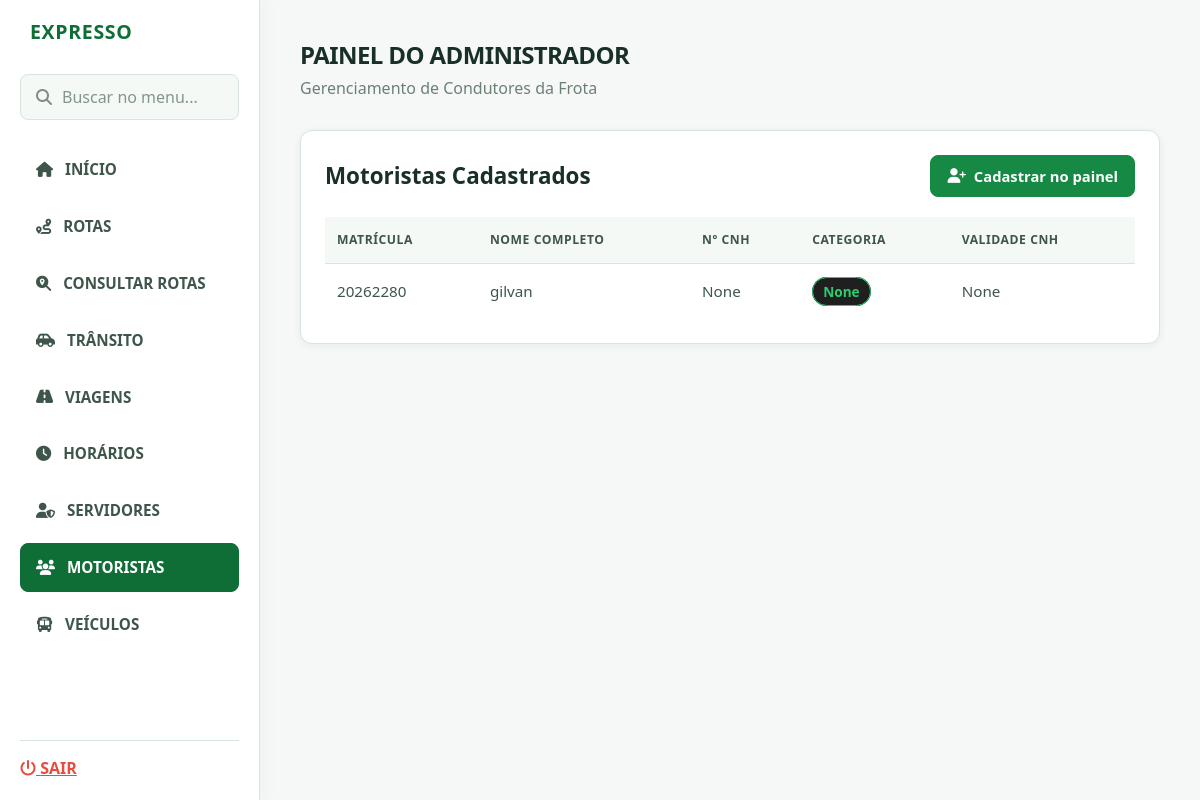
/lista_motoristas, run on an earlier commit of the app's database.
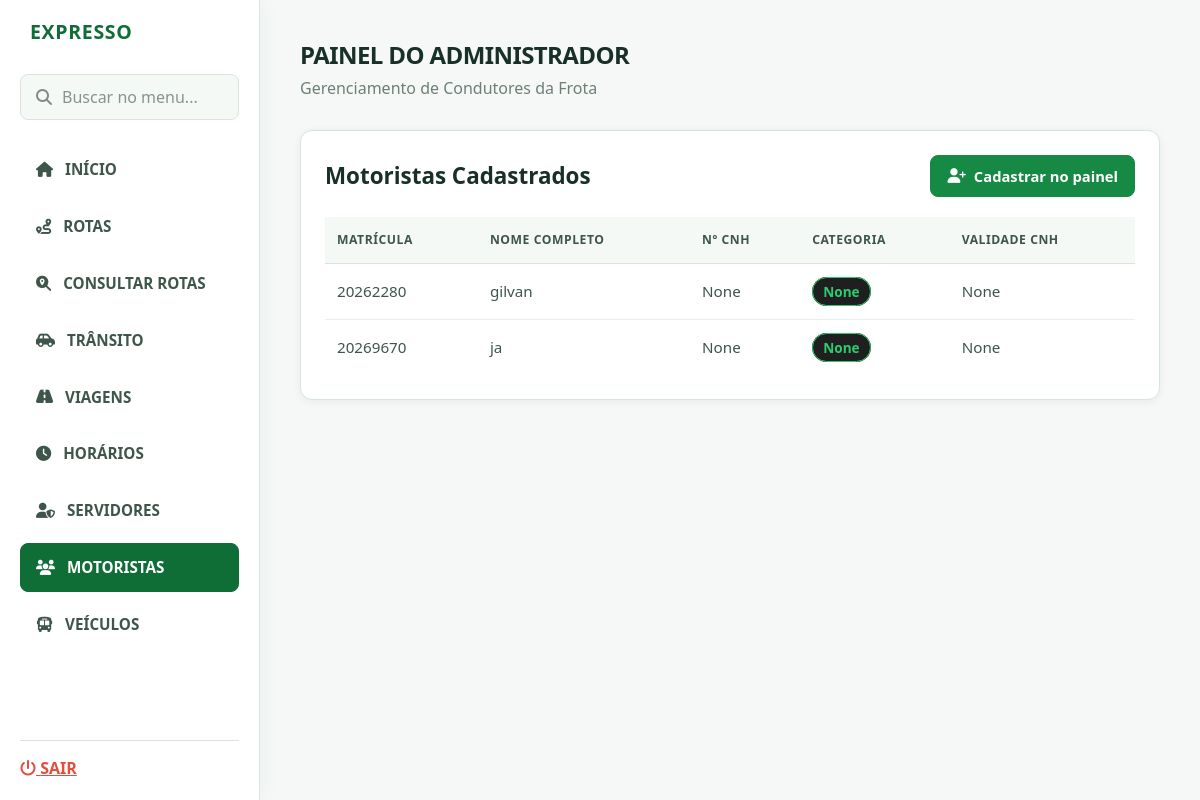
And on a later commit of the database.
### modelosDB/modelos.py (models this page shows, shortened)
class Motorista(db.Model):
    __tablename__ = 'motoristas'
    id = db.Column(db.Integer, primary_key=True)
    matricula = db.Column(db.String(50), unique=True, nullable=False)
    senha = db.Column(db.String(15), nullable=True)  # Opcional no cadastro inicial
    nome = db.Column(db.String(100), nullable=False)
    cnh = db.Column(db.String(20), unique=True, nullable=True)  # Opcional no cadastro rápido
    categoria = db.Column(db.String(5), nullable=True)  # Opcional no cadastro rápido
    validade_cnh = db.Column(db.String(50), nullable=True)
    cpf = db.Column(db.String(20), unique=True, nullable=True)
    status = db.Column(db.String(50), default='Indisponível')

### servidor.py (the view, shortened to what this page needs)
@app.route('/cad_motor', methods=['GET', 'POST'])
@app.route('/lista_motoristas', methods=['GET', 'POST'])
def listar_motoristas():
    motoristas = Motorista.query.all()
    return render_template('admin/cadastrar_motorista.html', motoristas=motoristas)

### templates/admin/cadastrar_motorista.html (shortened to what this page needs)
<!DOCTYPE html>
<html lang="pt-br">
<head>
    <link rel="stylesheet" href="{{ url_for('static', filename='css/admin/cadastrar_motorista.css') }}">
    <link rel="stylesheet" href="https://cdnjs.cloudflare.com/ajax/libs/font-awesome/6.4.0/css/all.min.css">
    <link rel="stylesheet" href="{{ url_for('static', filename='css/shared/base.css') }}">
</head>
<body>
    <div class="sidebar">
        <div class="sidebar-brand">
            <h1>EXPRESSO</h1>
        </div>
        {% include 'includes/admin_nav.html' %}
    </div>
    <div class="main-content">
        <div class="titulo">
            <h1>PAINEL DO ADMINISTRADOR</h1>
            <p>Gerenciamento de Condutores da Frota</p>
        </div>
        <div class="secao-motoristas">
            <div class="topo-secao">
                <h2>Motoristas Cadastrados</h2>
                <a href="/pag_admin" class="btn-novo-motorista" title="Acesse o painel para cadastrar um motorista"><i class="fa-solid fa-user-plus"></i> Cadastrar no painel</a>
            </div>
            <table class="tabela-motoristas">
                <thead>
                    <tr>
                        <th>Matrícula</th>
                        <th>Nome Completo</th>
                        <th>Nº CNH</th>
                        <th>Categoria</th>
                        <th>Validade CNH</th>
                    </tr>
                </thead>
                <tbody>
                    {% if motoristas %}
                        {% for motorista in motoristas %}
                        <tr>
                            <td>{{ motorista.matricula }}</td>
                            <td>{{ motorista.nome }}</td>
                            <td>{{ motorista.cnh }}</td>
                            <td><span class="badge-categoria">{{ motorista.categoria }}</span></td>
                            <td>{{ motorista.validade_cnh }}</td>
                        </tr>
                        {% endfor %}
                    {% endif %}
                </tbody>
            </table>
        </div>
    </div>
</body>
</html>

What changed in the data, as far as the page shows it:
added Motorista: matricula "20269670", nome "ja", cnh "None", categoria "None", validade_cnh "None"
